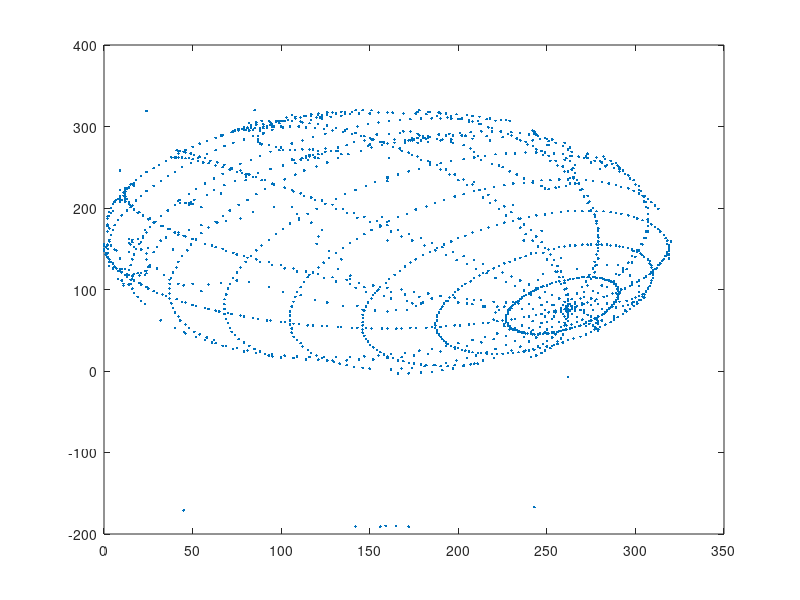

Write MATLAB code to recreate this figure.
% #!/bin/octave-cli
% #!/mingw64/bin/octave-cli
% file: ruta a archivo 
% graficador simple a partir de un archivo 
% de coordenadas en 2D

	close all
	clc

	datos = dlmread("test_files/output.txt", ' ', 0, 0);

	plot(datos(:,1), 320-datos(:,2),".");
